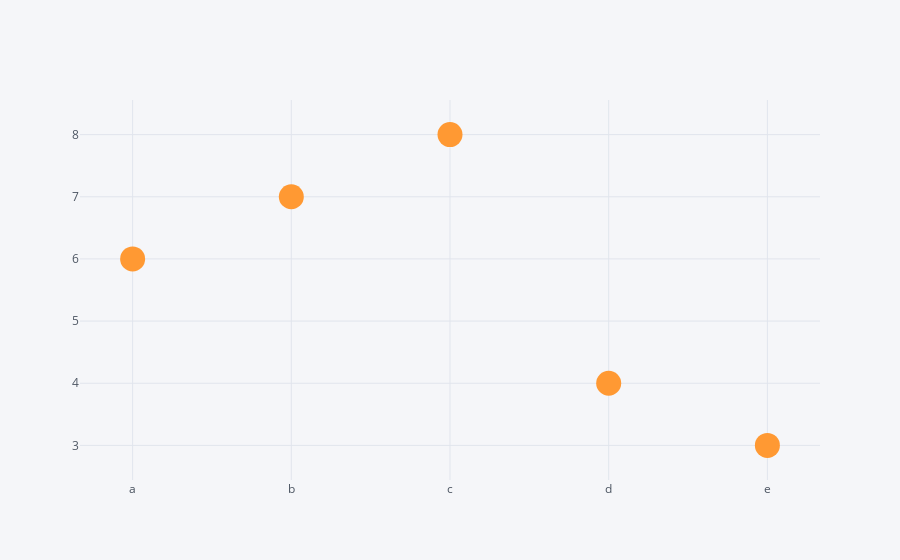

Notebook source saved alongside this figure:
### Code cell
df2.iplot(x = "x", y = "z", mode = "markers", size = 25)

### Figure 1 — Plotly figure (JSON) as saved in the notebook; plotly's stock layout.template omitted (floating-point values rounded to 4 significant figures)
{"data": [{"line": {"color": "rgba(255, 153, 51, 1.0)", "dash": "solid", "shape": "linear", "width": 1.3}, "marker": {"size": 25, "symbol": "circle"}, "mode": "markers", "name": "z", "text": "", "type": "scatter", "x": ["a", "b", "c", "d", "e"], "y": [6, 7, 8, 4, 3]}], "layout": {"legend": {"bgcolor": "#F5F6F9", "font": {"color": "#4D5663"}}, "paper_bgcolor": "#F5F6F9", "plot_bgcolor": "#F5F6F9", "title": {"font": {"color": "#4D5663"}}, "xaxis": {"gridcolor": "#E1E5ED", "showgrid": true, "tickfont": {"color": "#4D5663"}, "title": {"font": {"color": "#4D5663"}, "text": ""}, "zerolinecolor": "#E1E5ED"}, "yaxis": {"gridcolor": "#E1E5ED", "showgrid": true, "tickfont": {"color": "#4D5663"}, "title": {"font": {"color": "#4D5663"}, "text": ""}, "zerolinecolor": "#E1E5ED"}}}
